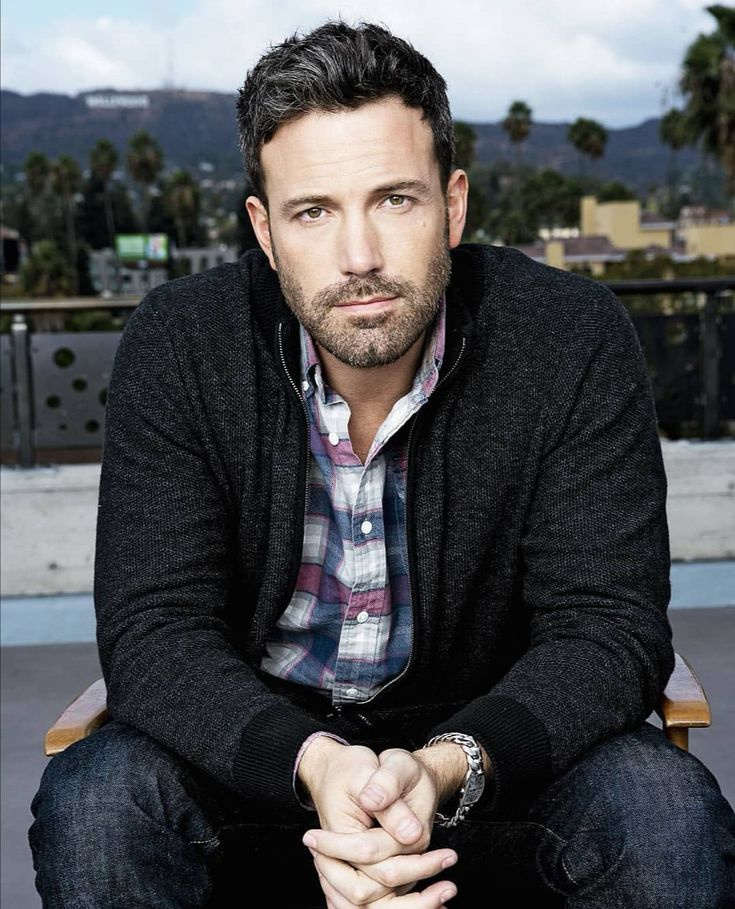
#> input picture Images/Faces/Ben Affleck/1c646b8b-a711-4d9a-bcf7-d8727a89b9fa.jpg, 735 x 909 px, found by its file name; its folder holds only this picture in this run
$ python faces_train.py
#> lines starting #> are read from the running program, lines starting #| are printed output that depends on the picture
import os
import cv2 as cv
import numpy as np

people = []

for i in os.listdir(r'D:\AIML\OpenCV\Images\Faces'):
    people.append(i)
#> pass 2 of the loop `for i in os.listdir(r'D:\AIML\OpenCV\Images\Faces'):`:

print(people)

DIR = r'D:\AIML\OpenCV\Images\Faces'

haar_cascade = cv.CascadeClassifier('haar_face.xml')
features = []
labels = []

def create_train():
    for person in people:
        path = os.path.join(DIR, person)
        label = people.index(person)

        for img in os.listdir(path):
            img_path = os.path.join(path, img)

            img_array = cv.imread(img_path)
#> img_array is the input picture: shape (909, 735, 3); mean B, G, R 82.5, 80, 79.5
            # print(path)
            # print(img)
            gray = cv.cvtColor(img_array, cv.COLOR_BGR2GRAY)
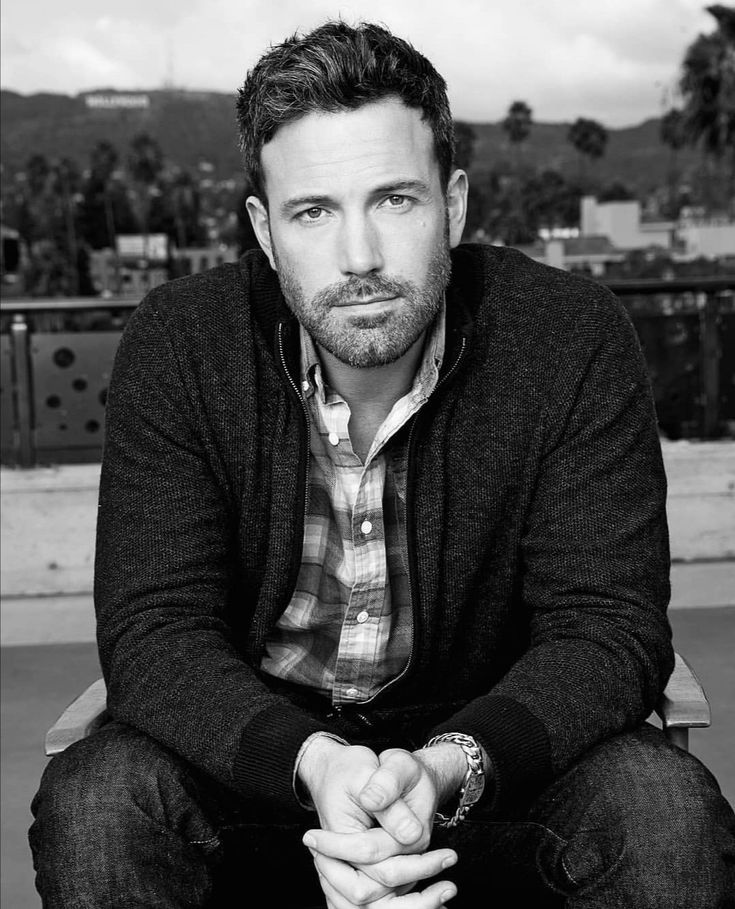
#> gray: shape (909, 735); min 0, max 255, mean 80.1

            faces_rect = haar_cascade.detectMultiScale(gray, scaleFactor=1.1, minNeighbors=4)
#> faces_rect = [[588, 744, 107, 107], [242, 116, 228, 228]]

            for (x,y,w,h) in faces_rect:
                faces_roi = gray[y:y+h, x:x+w]
                features.append(faces_roi)
                labels.append(label)
#> this loop made 2 passes
#> pass 1, in create_train, `faces_roi = gray[y:y+h, x:x+w]`:
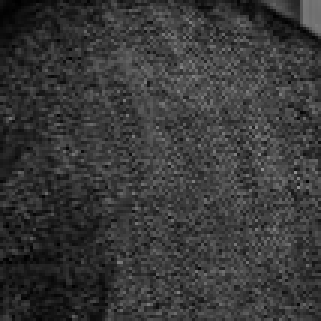
#> faces_roi: shape (107, 107) (shown 3 times larger); min 0, max 145, mean 56
#> pass 2, in create_train, `faces_roi = gray[y:y+h, x:x+w]`:
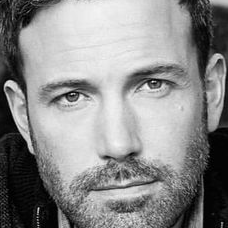
#> faces_roi: shape (228, 228); min 0, max 252, mean 138.9
#> after the loop, features = 2 items; labels = [0, 0]
#> pass 2 of the loop in create_train, `for person in people:`:
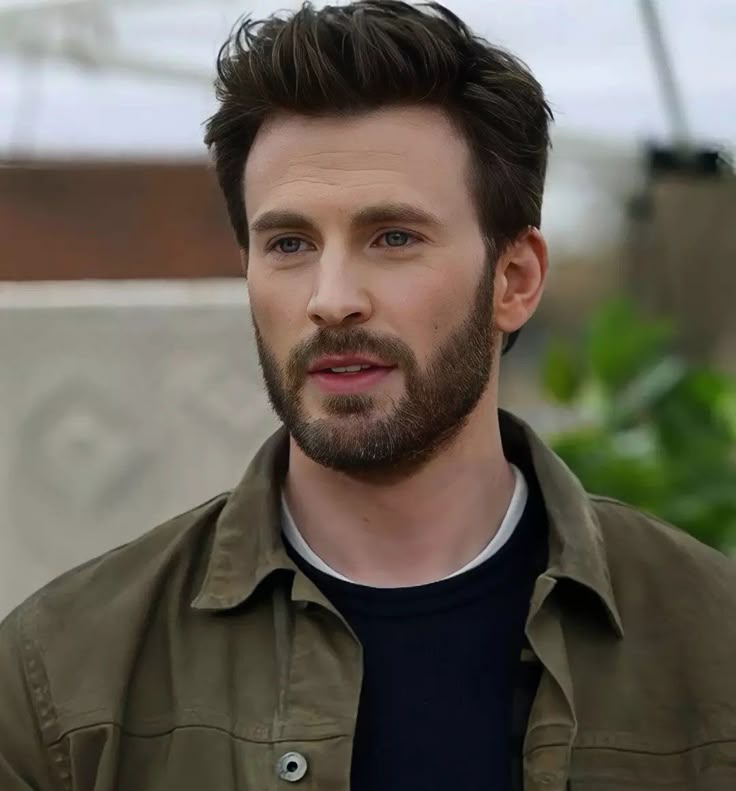
#> input picture Images/Faces/Chris Evans/29ac1402-4b07-49a0-9741-aa9244d5c3be.jpg, 736 x 791 px, found by its file name
#> in create_train, img_array is the input picture: shape (791, 736, 3); mean B, G, R 84.8, 95.3, 101.6
#> in create_train, `gray = cv.cvtColor(img_array, cv.COLOR_BGR2GRAY)`:
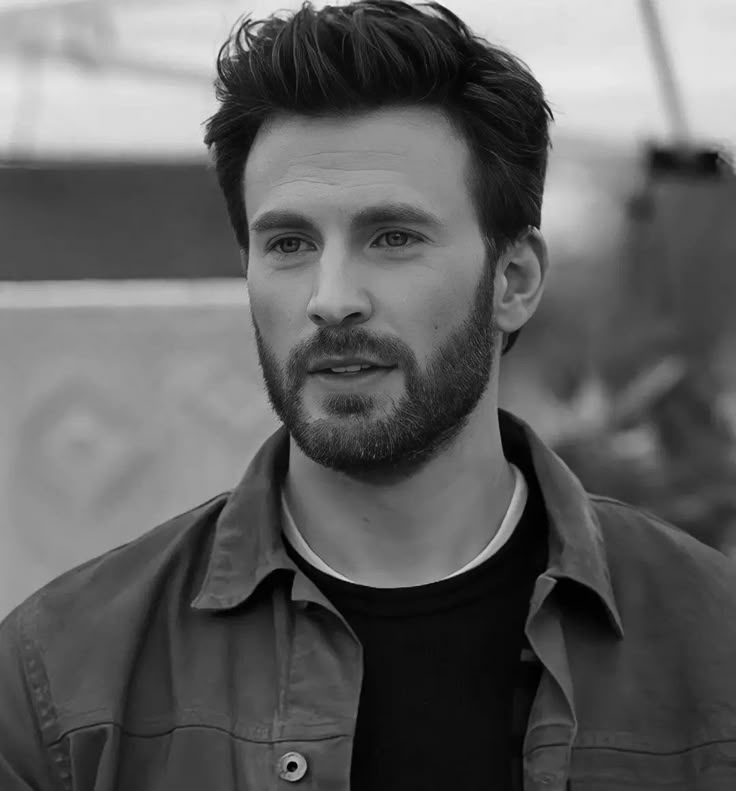
#> gray: shape (791, 736); min 0, max 250, mean 96
#> faces_rect = [[189, 121, 307, 307]]
#> the loop in create_train, `for (x,y,w,h) in faces_rect:` made 1 pass
#> pass 1, in create_train, `faces_roi = gray[y:y+h, x:x+w]`:
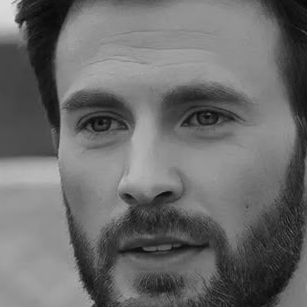
#> faces_roi: shape (307, 307); min 4, max 225, mean 106.6
#> after the loop in create_train, `for (x,y,w,h) in faces_rect:`: features = 3 items; labels = [0, 0, 1]


create_train()
# print(f'Length of features={len(features)}')
# print(f'Length of labels={len(labels)}')

print('Training done -------------')

features = np.array(features, dtype='object')
labels = np.array(labels)

face_recognizer = cv.face.LBPHFaceRecognizer_create()


# Train the Recognizer on the feature list and labels list

face_recognizer.train(features, labels)

face_recognizer.save('face_trained.yaml')
np.save('features.npy', features)
np.save('labels.npy', labels)
